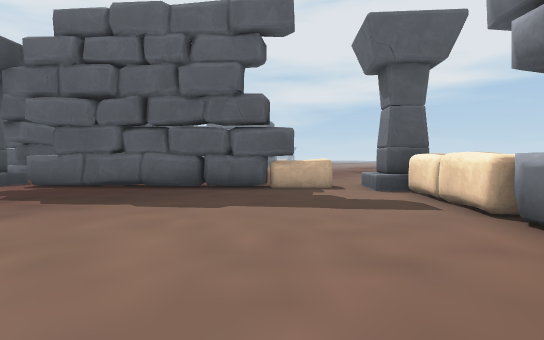
[1] (above)

24 first-person views from a walk through a scene from a Unity 3-D project. The camera is 1.5 m above the floor, tilts 2° down and sees 80° across. The floor is counted in squares, 2 m on a side. Each view is taken from the middle of a square. On the plan, view 1 faces up. The plan holds only what a view shows up to about 11 squares ahead; the rest is blank. The place goes on beyond the plan. The player is left out.

[2]
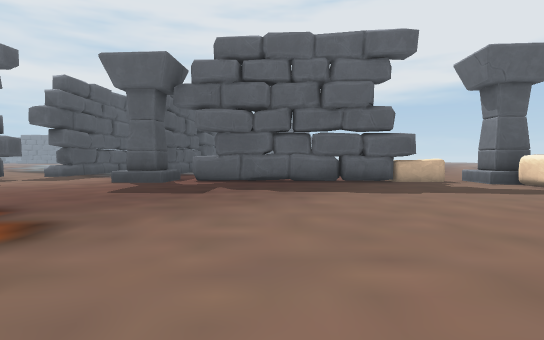

[3]
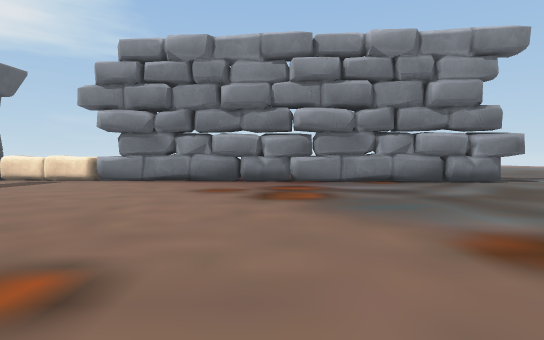

[4]
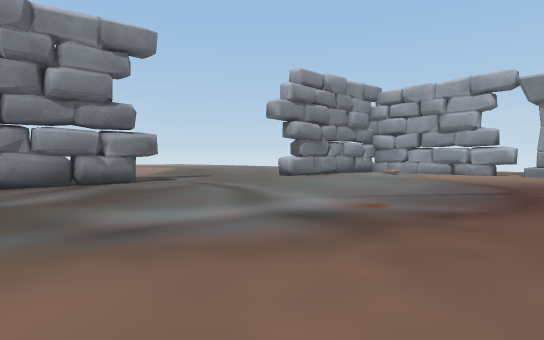

[5]
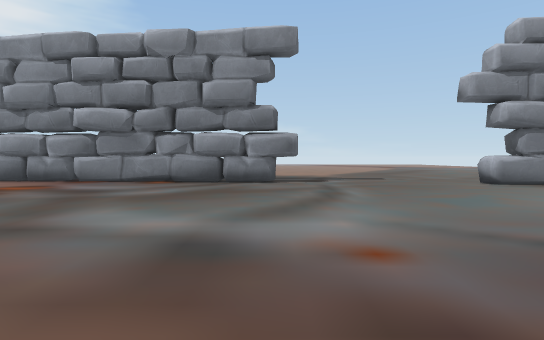

[6]
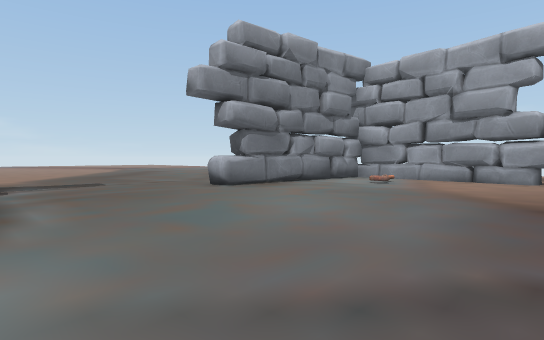

[7]
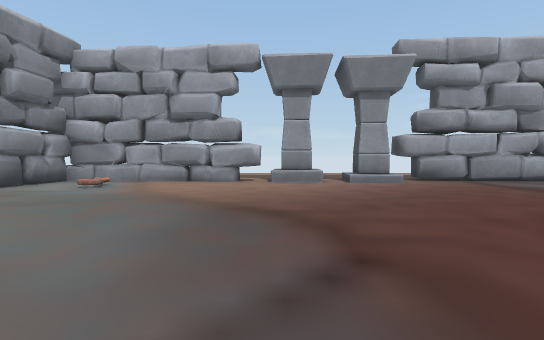

[8]
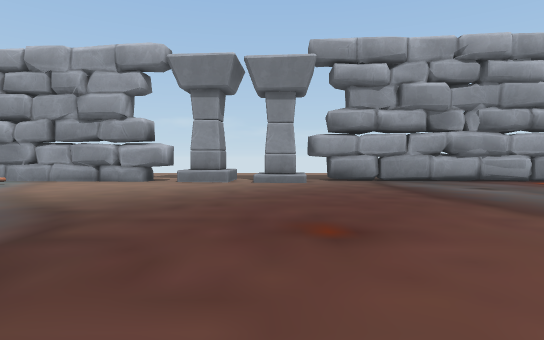

[9]
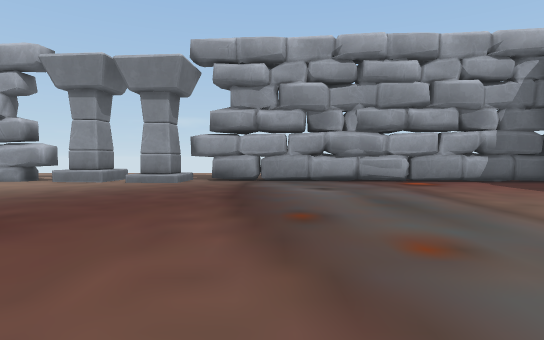

[10]
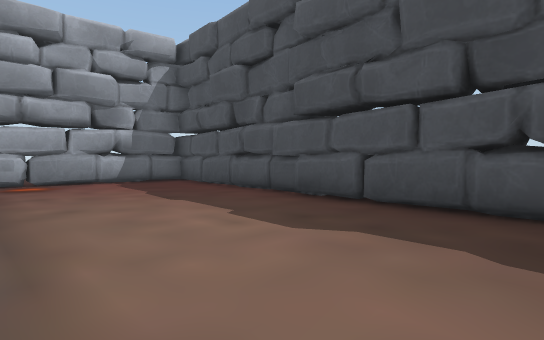

[11]
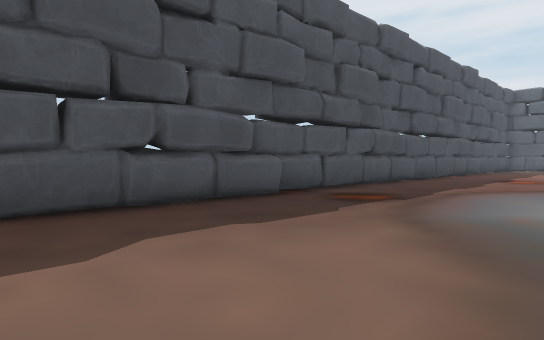

[12]
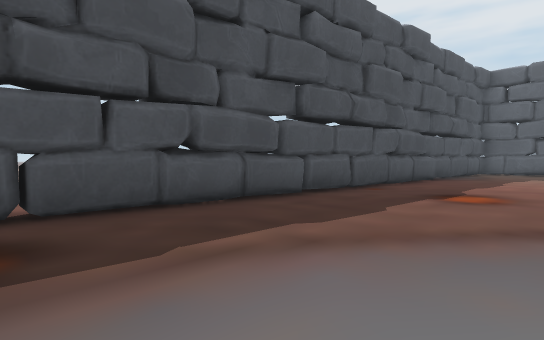

[13]
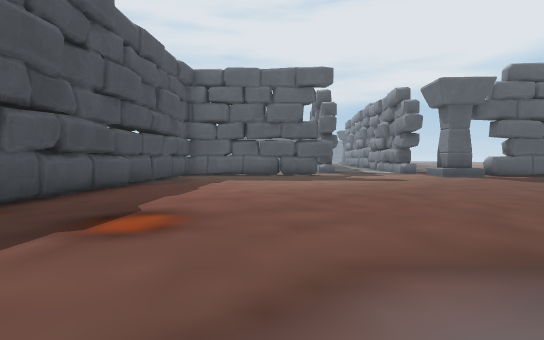

[14]
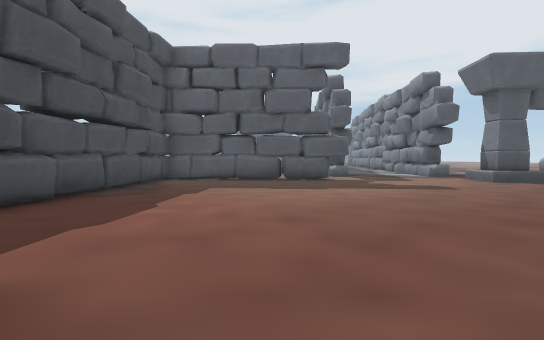

[15]
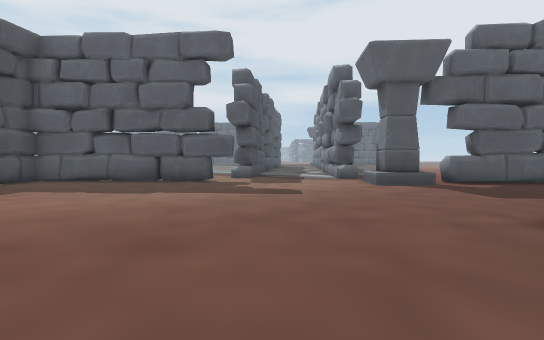

[16]
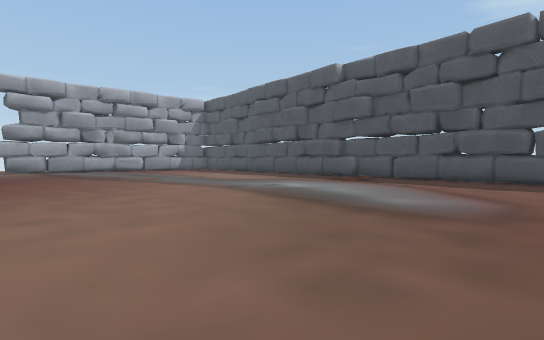

[17]
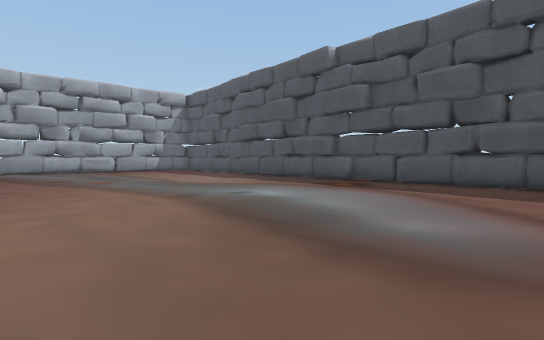

[18]
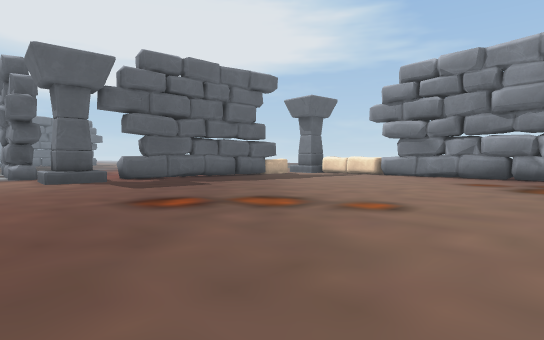

[19]
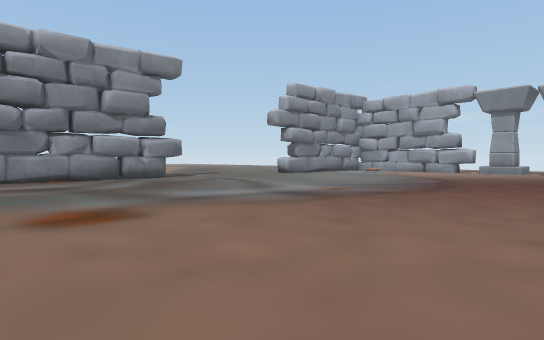

[20]
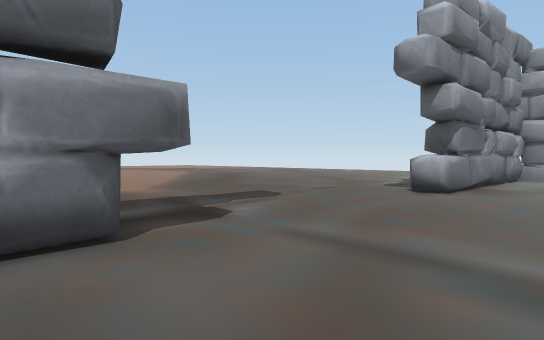

[21]
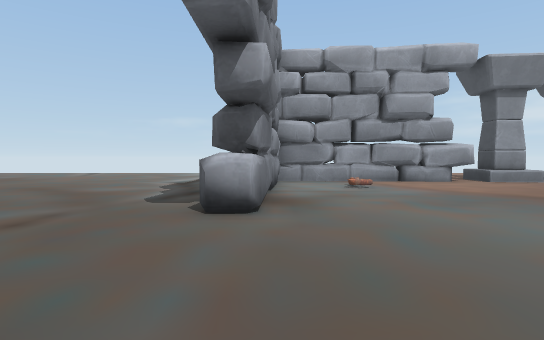

[22]
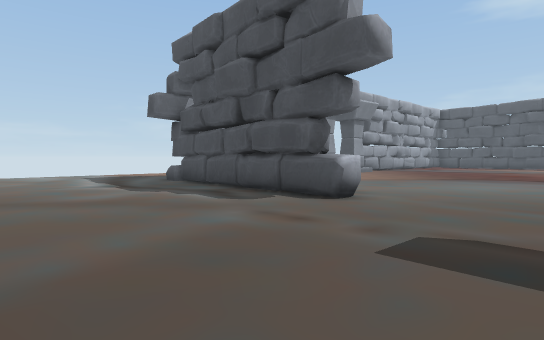

[23]
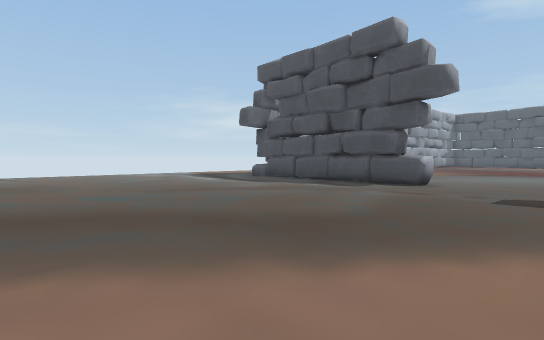

[24]
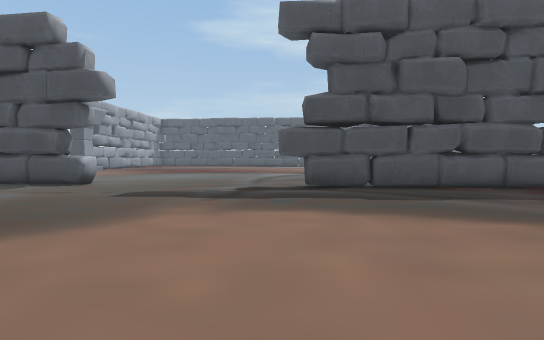

### Floor plan
Key: @ floor where view 1 was taken; # wall or solid block; x gap in a wall; . floor; ^ raised ledge; O other object.
Columns run from 22 left of view 1 to 11 right of it. Each row starts with its distance up from view 1.
  9   #..........^#########O.^
  8   #..........^^..........##
  7   #......................OO
  6   #......................OO
  5   #......................O
  4   #......................#
  3   #......................#
  2   #......................#
  1   #......................#
  0  ##...................@..#
 -1  #.......................#
 -2  #.......................#
 -3  #.......................#
 -4  #.......................#.
 -5  #......................##..
 -6  #......................##....
 -7  #......................##.....
 -8  #......................##......
 -9  #......................#........
-10  #....................... ........
-11  #...............................
-12  #................................
-13  #................................
-14  #................................
-15  #................................
-16 ##.....................##.........
-17 #......................##.........
-18 #......................##........
-19 #......................#.........
-20 #....................O.#.........
-21 ##.............^.......#.........
-22  #############.#x#######.........
-23                          ........
-24                           ... ...
-25                            ..  ..

Positions as (right, up) in squares from view 1, and headings:
1: (0, 0), facing up
2: (-4, -2), facing up
3: (-8, -2), facing right
4: (-8, -5), facing down-right
5: (-8, -9), facing right
6: (-6, -10), facing down-right
7: (-6, -11), facing down
8: (-9, -11), facing down
9: (-13, -11), facing down
10: (-16, -11), facing down-left
11: (-16, -14), facing up-left
12: (-16, -8), facing up-left
13: (-16, -5), facing up
14: (-16, -2), facing up
15: (-12, -1), facing up
16: (-9, -2), facing down-left
17: (-11, -3), facing down-left
18: (-11, -3), facing up-right
19: (-10, -3), facing down-right
20: (-1, -8), facing down-right
21: (1, -11), facing down
22: (7, -12), facing down-left
23: (11, -12), facing down-left
24: (11, -10), facing left
